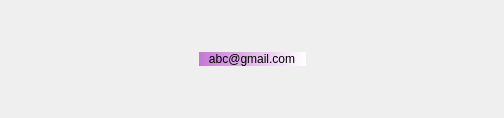
<?xml version="1.0" encoding="UTF-8"?>
<ui version="4.0">
 <class>Dialog</class>
 <widget class="QDialog" name="Dialog">
  <property name="geometry">
   <rect>
    <x>0</x>
    <y>0</y>
    <width>504</width>
    <height>118</height>
   </rect>
  </property>
  <property name="windowTitle">
   <string>Dialog</string>
  </property>
  <property name="styleSheet">
   <string notr="true">#Dialog{border-image: url(:/deneme2/deneme2.jpg);}</string>
  </property>
  <layout class="QHBoxLayout" name="horizontalLayout">
   <item>
    <spacer name="horizontalSpacer">
     <property name="orientation">
      <enum>Qt::Horizontal</enum>
     </property>
     <property name="sizeHint" stdset="0">
      <size>
       <width>85</width>
       <height>20</height>
      </size>
     </property>
    </spacer>
   </item>
   <item>
    <layout class="QVBoxLayout" name="verticalLayout">
     <property name="topMargin">
      <number>10</number>
     </property>
     <property name="bottomMargin">
      <number>10</number>
     </property>
     <item>
      <spacer name="verticalSpacer">
       <property name="orientation">
        <enum>Qt::Vertical</enum>
       </property>
       <property name="sizeHint" stdset="0">
        <size>
         <width>20</width>
         <height>40</height>
        </size>
       </property>
      </spacer>
     </item>
     <item>
      <widget class="QLabel" name="email">
       <property name="styleSheet">
        <string notr="true">font: 75 20pt &quot;MS Shell Dlg 2&quot;;
background-color: qlineargradient(spread:pad, x1:0, y1:0, x2:1, y2:0, stop:0 rgba(198, 118, 214, 255), stop:1 rgba(255, 255, 255, 255));
border-radius:10px;
</string>
       </property>
       <property name="text">
        <string>   abc@gmail.com   </string>
       </property>
      </widget>
     </item>
     <item>
      <spacer name="verticalSpacer_2">
       <property name="orientation">
        <enum>Qt::Vertical</enum>
       </property>
       <property name="sizeHint" stdset="0">
        <size>
         <width>20</width>
         <height>40</height>
        </size>
       </property>
      </spacer>
     </item>
    </layout>
   </item>
   <item>
    <spacer name="horizontalSpacer_2">
     <property name="orientation">
      <enum>Qt::Horizontal</enum>
     </property>
     <property name="sizeHint" stdset="0">
      <size>
       <width>85</width>
       <height>20</height>
      </size>
     </property>
    </spacer>
   </item>
  </layout>
 </widget>
 <resources>
  <include location="deneme.qrc"/>
 </resources>
 <connections/>
</ui>
